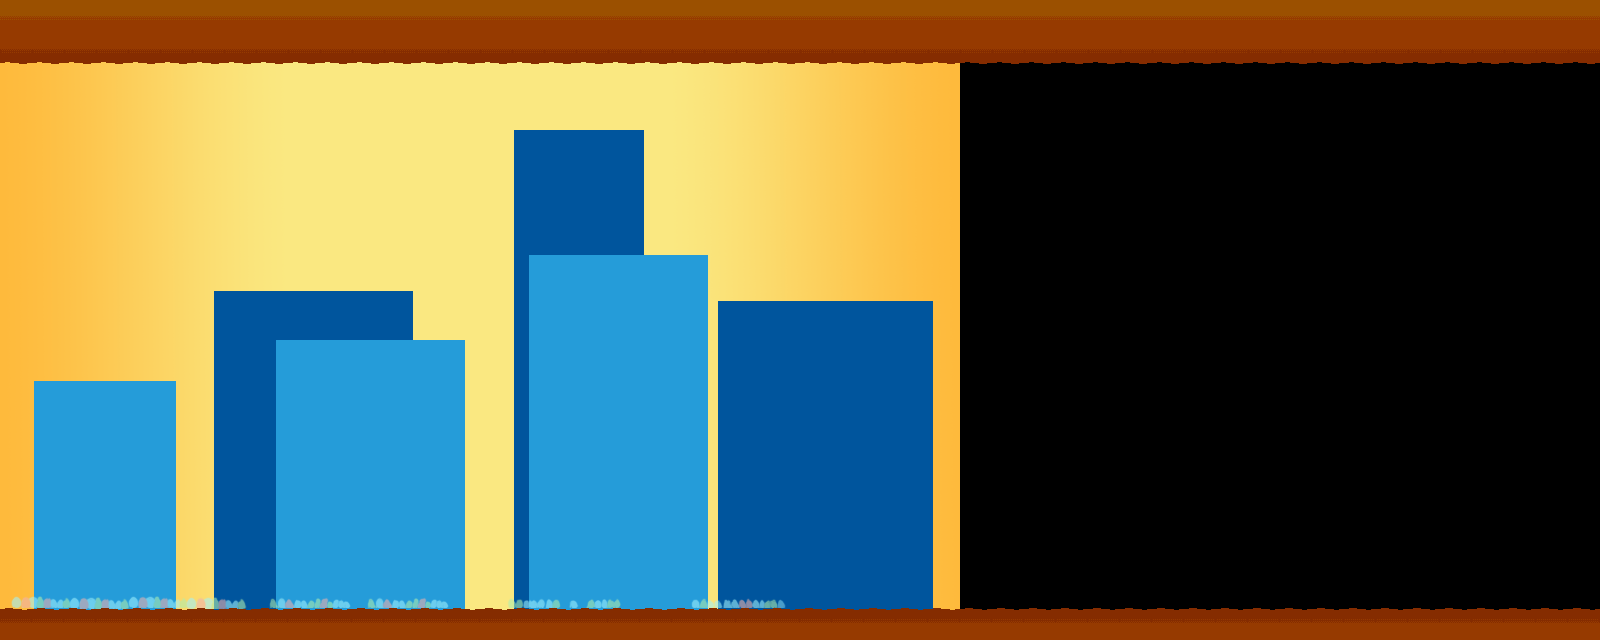

This game map was drawn from its Tiled (.tmx) file and the tilesets committed beside it. A one-line description and the trimmed map source follow:
An orthogonal 50x20 tile map with 32x32 px tiles, 1 tile layer (ground), 3 image layers and 5 objects (endgame, player).

<map version="1.0" orientation="orthogonal" renderorder="right-down" width="50" height="20" tilewidth="32" tileheight="32">
 <tileset firstgid="1" name="tiles" tilewidth="32" tileheight="32">
  <image source="../img/tiles.png" width="160" height="288" />
 </tileset>
 <imagelayer name="background">
  <image source="../img/finalbg.png" />
 </imagelayer>
 <imagelayer name="cityback">
  <image source="../img/backbldg.png" />
  <properties>
   <property name="ratio" value="0.1" />
  </properties>
 </imagelayer>
 <imagelayer name="cityfront">
  <image source="../img/frontbldg.png" />
  <properties>
   <property name="ratio" value="0.2" />
  </properties>
 </imagelayer>
 <layer name="ground" width="50" height="20">
  <data>[1000 cells, 150 non-empty, 3 distinct tile ids]</data>
 </layer>
 <objectgroup name="entities">
  <object name="endgame" x="1570.37" y="167.901" width="18.107" height="437.86" />
  <object name="player" x="39.5062" y="573.354" width="32" height="32" />
 </objectgroup>
 <objectgroup name="collision">
  <object x="3.29218" y="609.053" width="1595.06" height="31.2757" />
  <object x="3.29218" y="0" width="1596.71" height="62.5514" />
  <object x="3.29218" y="79.0123" width="16.4609" height="526.749" />
 </objectgroup>
</map>